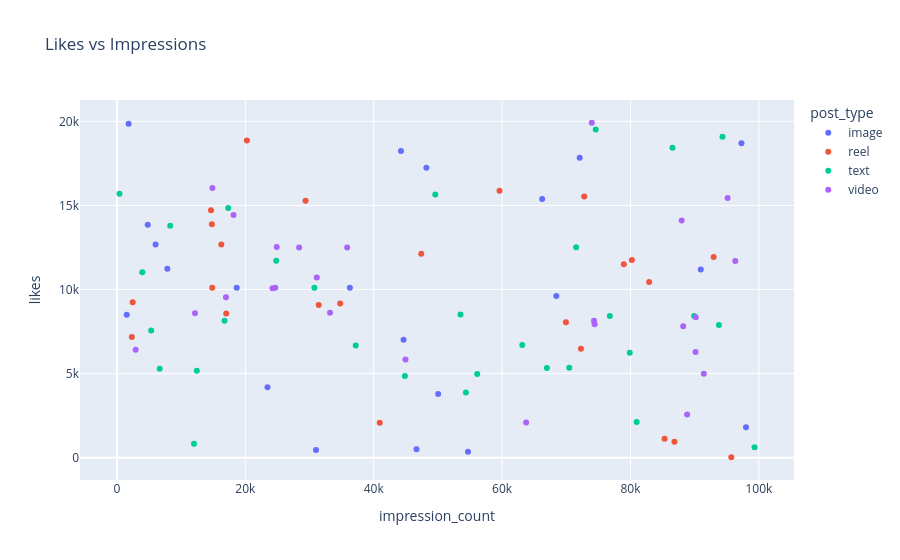

The notebook cell this image was saved under:
### Markdown cell above
I used px.scatter() to create an interactive bubble chart showing the relationship between likes and comments. Likes are displayed on the X-axis, comments on the Y-axis, and the size of each bubble represents the number of shares.

### Code cell
fig = px.scatter(swarmdf, x="impression_count", y="likes",title="Likes vs Impressions",color="post_type")
fig.show()

### Figure 1 — Plotly figure (JSON) as saved in the notebook; plotly's stock layout.template omitted (floating-point values rounded to 4 significant figures)
{"data": [{"hovertemplate": "post_type=image<br>impression_count=%{x}<br>likes=%{y}<extra></extra>", "legendgroup": "image", "marker": {"color": "#636efa", "symbol": "circle"}, "mode": "markers", "name": "image", "orientation": "v", "showlegend": true, "type": "scatter", "x": [44650, 6019, 68446, 36283, 54685, 1816, 4797, 48199, 66245, 23454, 44243, 7845, 1523, 97995, 72082, 50042, 90949, 18658, 31008, 46669, 97288], "xaxis": "x", "y": [7011, 12682, 9611, 10105, 355, 19856, 13850, 17238, 15379, 4184, 18244, 11234, 8496, 1805, 17843, 3782, 11194, 10105, 456, 500, 18699], "yaxis": "y"}, {"hovertemplate": "post_type=reel<br>impression_count=%{x}<br>likes=%{y}<extra></extra>", "legendgroup": "reel", "marker": {"color": "#EF553B", "symbol": "circle"}, "mode": "markers", "name": "reel", "orientation": "v", "showlegend": true, "type": "scatter", "x": [80216, 92955, 2453, 17019, 85311, 20241, 72793, 40937, 86850, 78960, 2314, 14787, 95708, 29387, 69946, 59594, 14846, 47405, 72283, 34779, 31430, 82902, 16261, 14647], "xaxis": "x", "y": [11750, 11935, 9252, 8573, 1132, 18860, 15534, 2079, 944, 11510, 7178, 13884, 28, 15281, 8051, 15877, 10105, 12133, 6485, 9177, 9074, 10455, 12684, 14717], "yaxis": "y"}, {"hovertemplate": "post_type=text<br>impression_count=%{x}<br>likes=%{y}<extra></extra>", "legendgroup": "text", "marker": {"color": "#00cc96", "symbol": "circle"}, "mode": "markers", "name": "text", "orientation": "v", "showlegend": true, "type": "scatter", "x": [44858, 70455, 89917, 389, 63141, 74584, 3949, 37198, 12000, 12440, 16759, 6653, 17335, 86543, 80963, 94333, 30757, 71527, 49594, 24821, 79887, 66975, 76776, 8301, 93778, 5335, 99327, 53518, 54359, 56121], "xaxis": "x", "y": [4862, 5350, 8432, 15700, 6704, 19519, 11030, 6674, 834, 5168, 8146, 5290, 14844, 18436, 2127, 19091, 10105, 12519, 15648, 11712, 6249, 5337, 8422, 13798, 7889, 7570, 617, 8509, 3874, 4973], "yaxis": "y"}, {"hovertemplate": "post_type=video<br>impression_count=%{x}<br>likes=%{y}<extra></extra>", "legendgroup": "video", "marker": {"color": "#ab63fa", "symbol": "circle"}, "mode": "markers", "name": "video", "orientation": "v", "showlegend": true, "type": "scatter", "x": [24893, 96327, 87972, 44951, 31133, 35863, 91421, 73974, 74315, 74411, 88819, 24240, 88214, 90167, 12159, 95131, 63738, 28377, 14864, 16981, 24668, 2916, 33194, 18155, 90132], "xaxis": "x", "y": [12535, 11703, 14106, 5840, 10721, 12493, 4991, 19918, 8151, 7934, 2572, 10083, 7816, 8351, 8591, 15441, 2096, 12493, 16035, 9537, 10105, 6419, 8624, 14432, 6285], "yaxis": "y"}], "layout": {"legend": {"title": {"text": "post_type"}, "tracegroupgap": 0}, "title": {"text": "Likes vs Impressions"}, "xaxis": {"anchor": "y", "domain": [0, 1], "title": {"text": "impression_count"}}, "yaxis": {"anchor": "x", "domain": [0, 1], "title": {"text": "likes"}}}}
